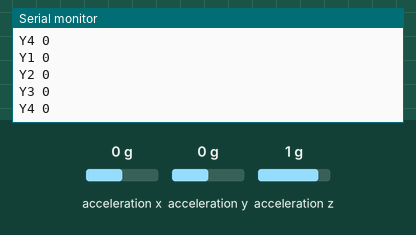
Simulated run of this sketch. Board: Arduino Leonardo, built with avr-gcc and run on an emulated ATmega32U4. Shown: the last lines printed to the serial monitor. The inputs (shaded band) are chosen by the test bench; at power-on: acceleration y 0 g, acceleration x 0 g, acceleration z 1 g.

Above: at 1.2 s.
1.3 s: acceleration y set to -1.4 g
At 1.33 s:
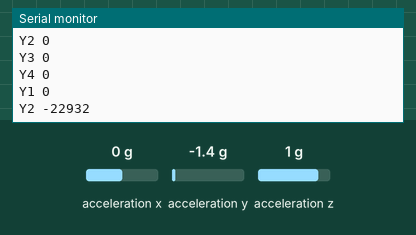
2.8 s: acceleration y set to -0.8 g
At 2.86 s:
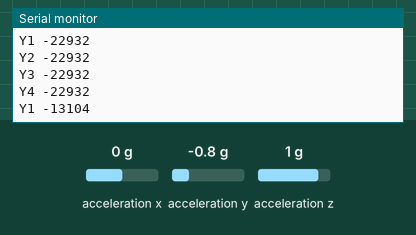
Timing chart, 0 to 5.8 s (numbered marks = the images above; inputs shaded):
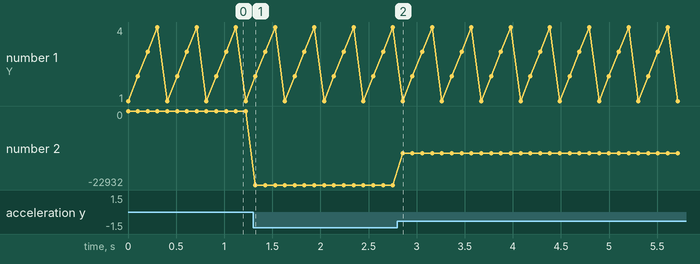

The sketch:

4accelRover.ino
```cpp
// Basic demo for accelerometer readings from Adafruit LIS3DH

#include <Wire.h>
#include <SPI.h>
#include <Adafruit_LIS3DH.h>
#include <Adafruit_Sensor.h>

// Used for software SPI
#define LIS3DH_CLK 13
#define LIS3DH_MISO 12
#define LIS3DH_MOSI 11

// Used for hardware & software SPI
const int LIS3DH_CS[4] = {7,8,9,10};
int i = 0;
Adafruit_LIS3DH lis[4];

// software SPI
//Adafruit_LIS3DH lis = Adafruit_LIS3DH(LIS3DH_CS[0], LIS3DH_MOSI, LIS3DH_MISO, LIS3DH_CLK);

// hardware SPI
//Adafruit_LIS3DH lis = Adafruit_LIS3DH(LIS3DH_CS);
// I2C
//Adafruit_LIS3DH lis = Adafruit_LIS3DH();

///#if defined(ARDUINO_ARCH_SAMD)
// for Zero, output on USB Serial console, remove line below if using programming port to program the Zero!
   //#define Serial SerialUSB
//#endif

void setup(void) {
  for(i=0;i<4;i++){
lis[i] = Adafruit_LIS3DH(LIS3DH_CS[i], LIS3DH_MOSI, LIS3DH_MISO, LIS3DH_CLK);
//#ifndef ESP8266
  //while (!Serial);     // will pause Zero, Leonardo, etc until serial console opens
//#endif
//Serial.begin(9600);
  //Serial.print("LIS3DH ");Serial.print(i+1);Serial.print(" test!\n");
  if (! lis[i].begin(0x18)) {   // change this to 0x19 for alternative i2c address
    //Serial.print("Couldnt start sensor#");Serial.print(i+1);Serial.println("\n");
    while (1);
  }
  //Serial.print("LIS3DH ");Serial.print(i+1);Serial.print(" found!\n");

  lis[i].setRange(LIS3DH_RANGE_4_G);   // 2, 4, 8 or 16 G!

  //Serial.print("Range S");Serial.print(i+1);Serial.print(" ");Serial.print(2 << lis[i].getRange());
  //Serial.print("G\n");
  }

}

void loop() {
for(i=0;i<4;i++){
  lis[i].read();      // get X Y and Z data at once
  // Then print out the raw data
  //Serial.print("X");Serial.print(i+1);Serial.print(" "); Serial.print(lis[i].x);
  Serial.print("Y");Serial.print(i+1);Serial.print(" "); Serial.print(lis[i].y);
  //Serial.print("\tZ");Serial.print(i+1);Serial.print(" "); Serial.print(lis[i].z);

  //Y4 y Y3 por su pedo
  /* Or....get a new sensor event, normalized */
  sensors_event_t event;
  lis[i].getEvent(&event);

  /* Display the results (acceleration is measured in m/s^2) */
  //Serial.print("\tX: "); Serial.print(event.acceleration.x);
  //Serial.print("\tY: "); Serial.print(i+1);Serial.print(" "); Serial.print(event.acceleration.y);
  //Serial.print("\tZ: "); Serial.print(i+1);Serial.print(" ");Serial.print(event.acceleration.z);
  //Serial.println(" m/s^2 ");

  Serial.println();

  delay(100);
  }
}
```

Measured:
- after the input at 1.3 s, the serial monitor: prints a new line at once (image 1)
- after the input at 2.8 s, the serial monitor: prints a new line after 0.06 s (image 2)
- plotted number 2: 0 → -22932 after the input at 1.3 s, -22932 → -13104 after the input at 2.8 s
